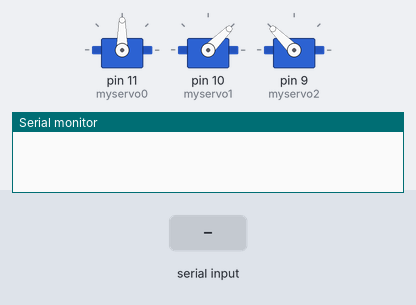
Bench run of a sketch on a simulated Arduino Uno, built with avr-gcc and run on an emulated ATmega328P. Parts: 3 × servo, the last lines printed to the serial monitor. The inputs (shaded band) are chosen by the test bench.

Above: at 1.2 s.
1.3 s: "mot:1\n" received over Serial
At 2.9 s:
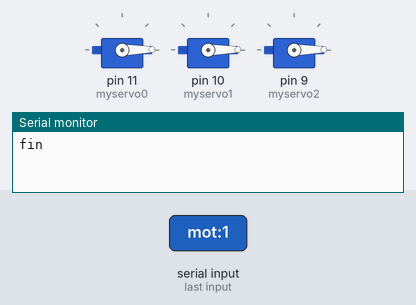
3.8 s: "mot:150\n" received over Serial
At 6.1 s:
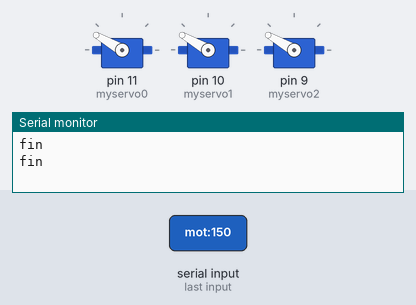
Timing chart, 0 to 7.6 s (numbered marks = the images above; inputs shaded):
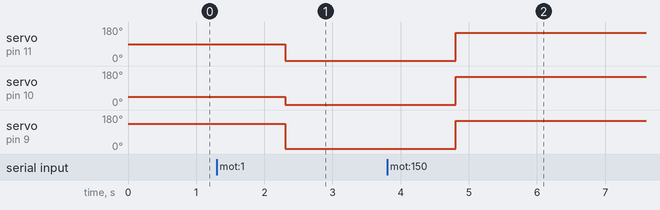

The sketch:

sketch_jun25a.ino
```cpp
#include <Servo.h>


String cadena;
//Inicio de posición de los motores (Estado inicial del Robot HOME)
int pos0 = 90;
int pos1 = 45;
int pos2 = 135;

Servo myservo0;
Servo myservo1;
Servo myservo2;

boolean var=false;
int veces=0;

void setup() {
Serial.begin(9600);
delay(30);

//Se inicializa los pines que van a controlar los servomotores
 myservo0.attach(11);  //Servo 0 - Base
 myservo1.attach(10); //Servo 1 - izquierda
 myservo2.attach(9); //Servo 2 - derecho

 myservo0.write(pos0);
 myservo1.write(pos1);
 myservo2.write(pos2);
 delay(5);


}
void loop() {

  //Lectura para el Serial
  if(Serial.available()){
    cadena="";
    cadena= Serial.readString();
    fnActuadores(cadena); //Si hay algo en el serial se ejecuta la funcion fnActuadores

    }
}

void fnActuadores(String cad){   // Cada valor que venga desde python tendrá una etiqueta
  String label;
  String value;
  int pos;
  cad.trim(); //Elimina los espacios en blanco(todos los caracteres sin contenido "espacio, tabulación, etc.") en ambos extremos del string
  cad.toLowerCase();  //Este método devuelve el valor de la cadena convertida a minúsculas. No afecta al valor de la cadena en sí misma.
  pos = cad.indexOf(':'); //retorna el índice en el que se puede encontrar un ':', ó retorna -1 si ':' no esta presente.
  label= cad.substring(0,pos); //extrae caracteres desde 0 (indiceA) hasta pos(indiceB) sin incluirlo
  value= cad.substring(pos+1); //Como se omite el indiceB, substring extrae caracteres hasta el final de la cadena.
  //Serial.println(label);


  if (label.equals("mot")){
    mov_all_motors(value);
  }

}

void mov_all_motors(String value){
    int val0;
    int val1;
    int val2;
    int val3;
    int pos;

    pos = value.indexOf(','); //retorna el índice en el que se puede encontrar una ',', ó retorna -1 si ',' no esta presente.
    String m0 = value.substring(0,pos); //extrae caracteres desde 0 (indiceA) hasta pos(indiceB) sin incluirlo
    val0 = m0.toInt(); //Convierte value(un string) en un número entero
    //val = map(val, -90, 90, 0, 180); //Se mapea el valor del servo motor pasando de -90 a 90 s valores positivos entre 0 y 180
    myservo0.write(val0);   //Se escribe el valor o ángulo de pos0 en el servomotor


    value = value.substring(pos+1);
    pos = value.indexOf(',');
    String m1 = value.substring(0,pos);
    val1 = m1.toInt();
    //val = map(val, 0, 180, 0, 180);
    myservo1.write(val1);


    value = value.substring(pos+1);
    pos = value.indexOf(',');
    String m2 = value.substring(0,pos);
    val2 = m2.toInt();
    //val = map(val, -90, 90, 0, 180);
    myservo2.write(val2);

    value = value.substring(pos+1);
    pos = value.indexOf(',');
    String m3 = value.substring(0,pos);
    val3 = m3.toInt();
    //val = map(val, -90, 90, 0, 180);


    Serial.println("fin");

}
```

Measured:
- after the input at 1.3 s, servo on pin 11 (myservo0): 90° → 1° after 1.0 s; servo on pin 10 (myservo1): 45° → 1° after 1.0 s; servo on pin 9 (myservo2): 135° → 1° after 1.0 s
- after the input at 3.8 s, servo on pin 11 (myservo0), servo on pin 10 (myservo1), servo on pin 9 (myservo2): 1° → 150° after 1.0 s
